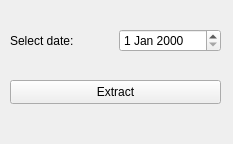
<?xml version="1.0" encoding="UTF-8"?>
<ui version="4.0">
 <class>Form</class>
 <widget class="QWidget" name="Form">
  <property name="geometry">
   <rect>
    <x>0</x>
    <y>0</y>
    <width>233</width>
    <height>144</height>
   </rect>
  </property>
  <property name="windowTitle">
   <string>Extractor</string>
  </property>
  <widget class="QWidget" name="horizontalLayoutWidget">
   <property name="geometry">
    <rect>
     <x>10</x>
     <y>20</y>
     <width>211</width>
     <height>41</height>
    </rect>
   </property>
   <layout class="QHBoxLayout" name="horizontalLayout">
    <item>
     <widget class="QLabel" name="label">
      <property name="text">
       <string>Select date:</string>
      </property>
     </widget>
    </item>
    <item>
     <widget class="QDateEdit" name="dateSelect"/>
    </item>
   </layout>
  </widget>
  <widget class="QPushButton" name="pushButton">
   <property name="geometry">
    <rect>
     <x>10</x>
     <y>80</y>
     <width>211</width>
     <height>24</height>
    </rect>
   </property>
   <property name="text">
    <string>Extract</string>
   </property>
  </widget>
 </widget>
 <resources/>
 <connections/>
</ui>
